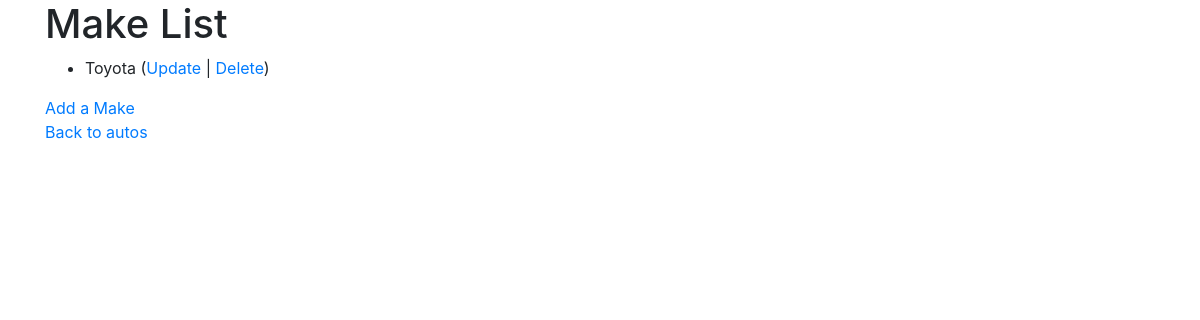
/autos/lookup/ (signed in), run on an earlier commit of the app's database.
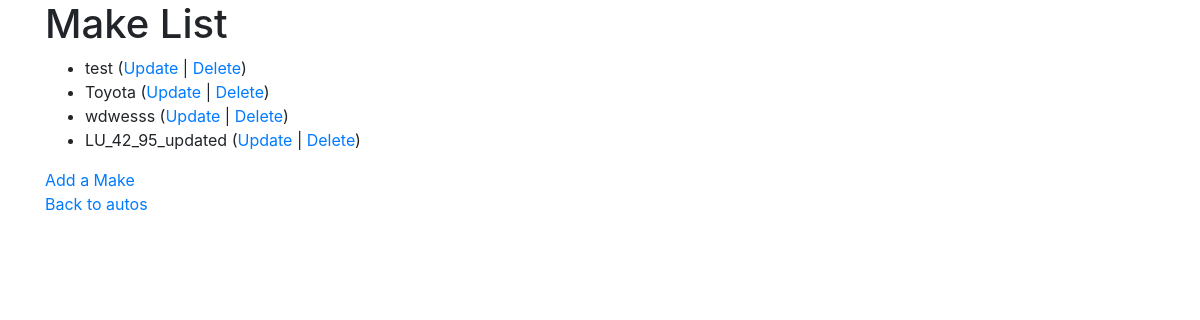
And on a later commit of the database.
### autos/models.py (models this page shows, shortened)
class Make(models.Model):
    name = models.CharField(
        max_length=200,
        help_text='Enter a make (eg:toyota)',
        validators=[
            MinLengthValidator(2, 'Make must be greater than 1 character')
        ]
    )

### autos/views.py (the view)
# urls.py: path('lookup/', views.MakeView.as_view(), name='make_list'),
class MakeView(LoginRequiredMixin, View):
    def get(self, request):
        makes = Make.objects.all()
        context = {'makes': makes}
        return render(request, 'autos/make_list.html', context)

### autos/templates/autos/make_list.html
{% extends 'base_bootstrap.html' %}
{% block content %}
    <h1>Make List</h1>
    {% if makes %}
        <ul>
            {% for make in makes %}
                <li>
                    {{ make.name }}
                    (<a href="{% url 'make_update' make.id %}">Update</a> |
                    <a href="{% url 'make_delete' make.id %}">Delete</a>)
                </li>
            {% endfor %}
        </ul>
    {% endif %}
    <a href="{% url 'make_create' %}">Add a Make</a> <br>
    <a href="{% url 'all' %}">Back to autos</a>
{% endblock %}

What changed in the data, as far as the page shows it:
added Make: name "test"
added Make: name "wdwesss"
added Make: name "LU_42_95_updated"
